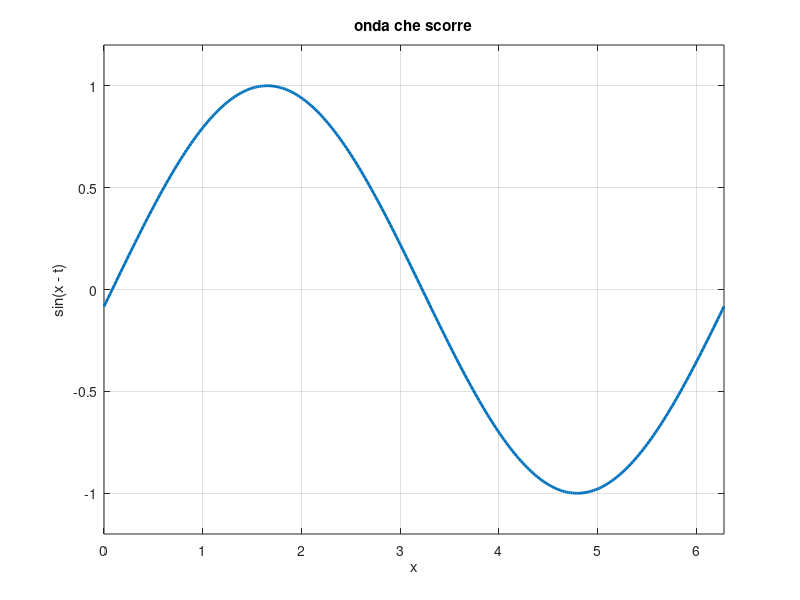

Here is the MATLAB script that generated this plot: (Note: this script raises an error after producing the figure.)
% Un'animazione dentro CleeCode — Octave.
%
% Aprilo e premi ▶ Run, oppure manda una cella per volta con Ctrl+Shift+X.
%
% La cosa da sapere, ed è il motivo per cui c'è cleecode_frame() nel ciclo:
% il pannello e le schede si aggiornano quando Octave **aspetta un comando**.
% Durante un ciclo Octave non aspetta niente, quindi senza quella riga la
% scheda resta ferma al fotogramma di prima e si muove solo alla fine.
% cleecode_frame() ristampa le figure lì, in quel punto del ciclo.
%
% Fuori da CleeCode, e in una sessione impostata sulle finestre vere, non fa
% niente: quindi lo script continua a funzionare dovunque.
%
% Quanto va veloce, misurato su questa macchina — un fotogramma costa:
%
%     toolkit qt (Mac o Linux con schermo)      28 ms  (~30 al secondo)
%     gnuplot (server headless, via ssh)       148 ms  (~7 al secondo)
%
% Via ssh è più lenta e si vede lo stesso: il terminale riceve un PNG per
% fotogramma, non un flusso video. Se ti serve fluida su un collegamento
% sottile, disegna meno punti o allunga il pause.

%% onda che scorre
% Il caso base: un solo oggetto che cambia dati. Gli assi sono fissati con
% axis(), così l'animazione non fa ballare anche la cornice.
x = linspace(0, 2*pi, 300);
figure(1);
h = plot(x, sin(x), 'linewidth', 2);
axis([0 2*pi -1.2 1.2]);
grid on;
xlabel('x'); ylabel('sin(x - t)');
title('onda che scorre');

for k = 1:120
  set(h, 'ydata', sin(x - k/12));
  cleecode_frame();          % senza questa riga la scheda si muove solo alla fine
  pause(0.03);
end

%% una superficie che respira
% Più cara da stampare — 35 ms invece di 28 — ma è lo stesso ciclo.
[xx, yy] = meshgrid(linspace(-3, 3, 50));
base = peaks(50);
figure(2);
s = surf(xx, yy, base);
shading interp;
zlim([-10 10]);
title('respiro');

for k = 1:80
  set(s, 'zdata', base * (0.4 + 0.6 * sin(k/8)));
  cleecode_frame();
  pause(0.03);
end

%% un giro attorno alla superficie
% Ruotare è cambiare view(), e il ciclo è identico. Le stesse frecce sulla
% scheda della figura fanno questo a mano, 15° per volta.
for az = -180:4:180
  view(az, 30);
  cleecode_frame();
  pause(0.02);
end
